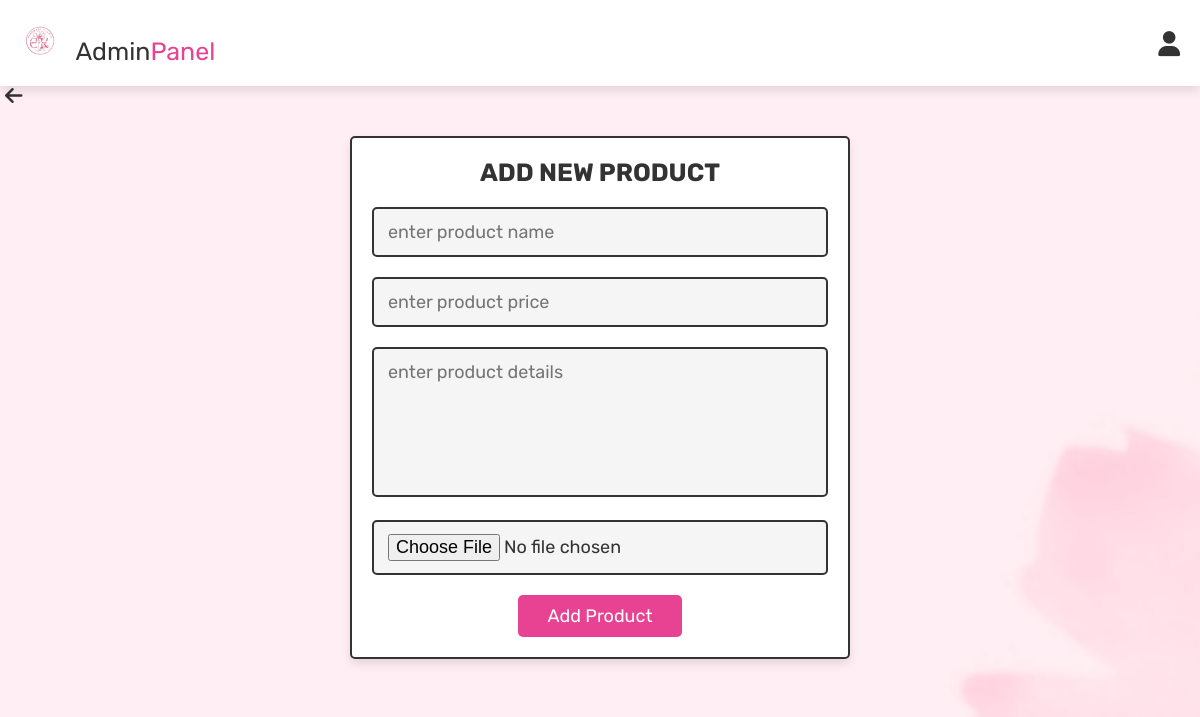
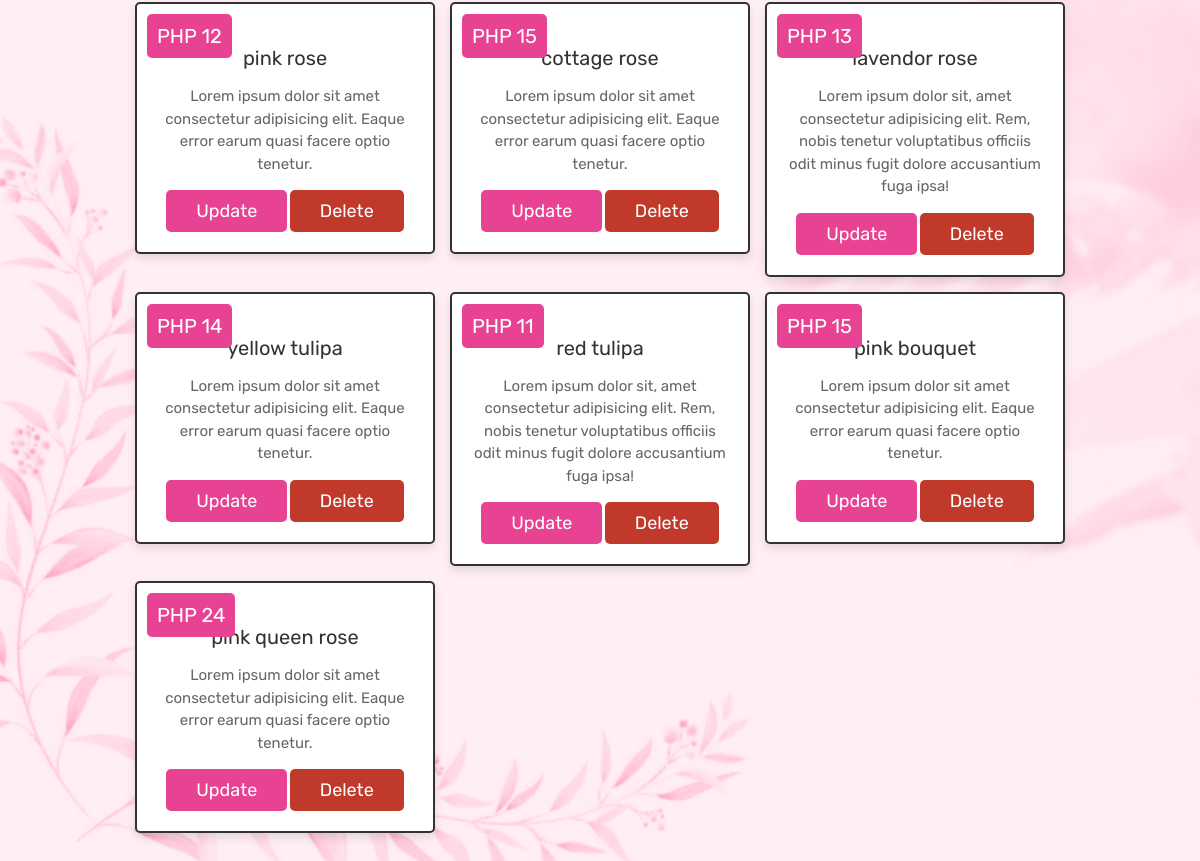
/admin_products.php (signed in), run on an earlier commit of the app's database (2 pictures, top to bottom).
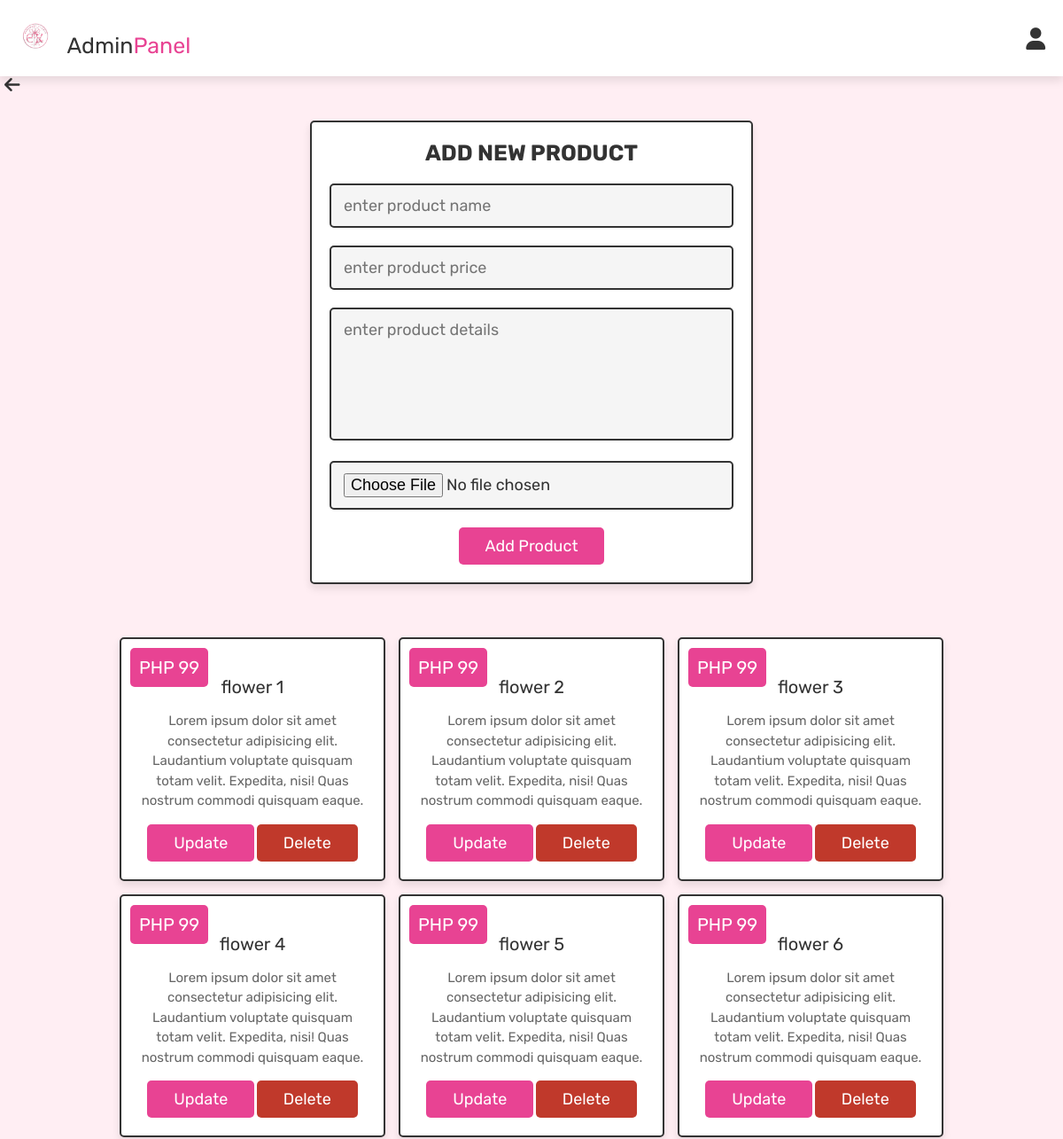
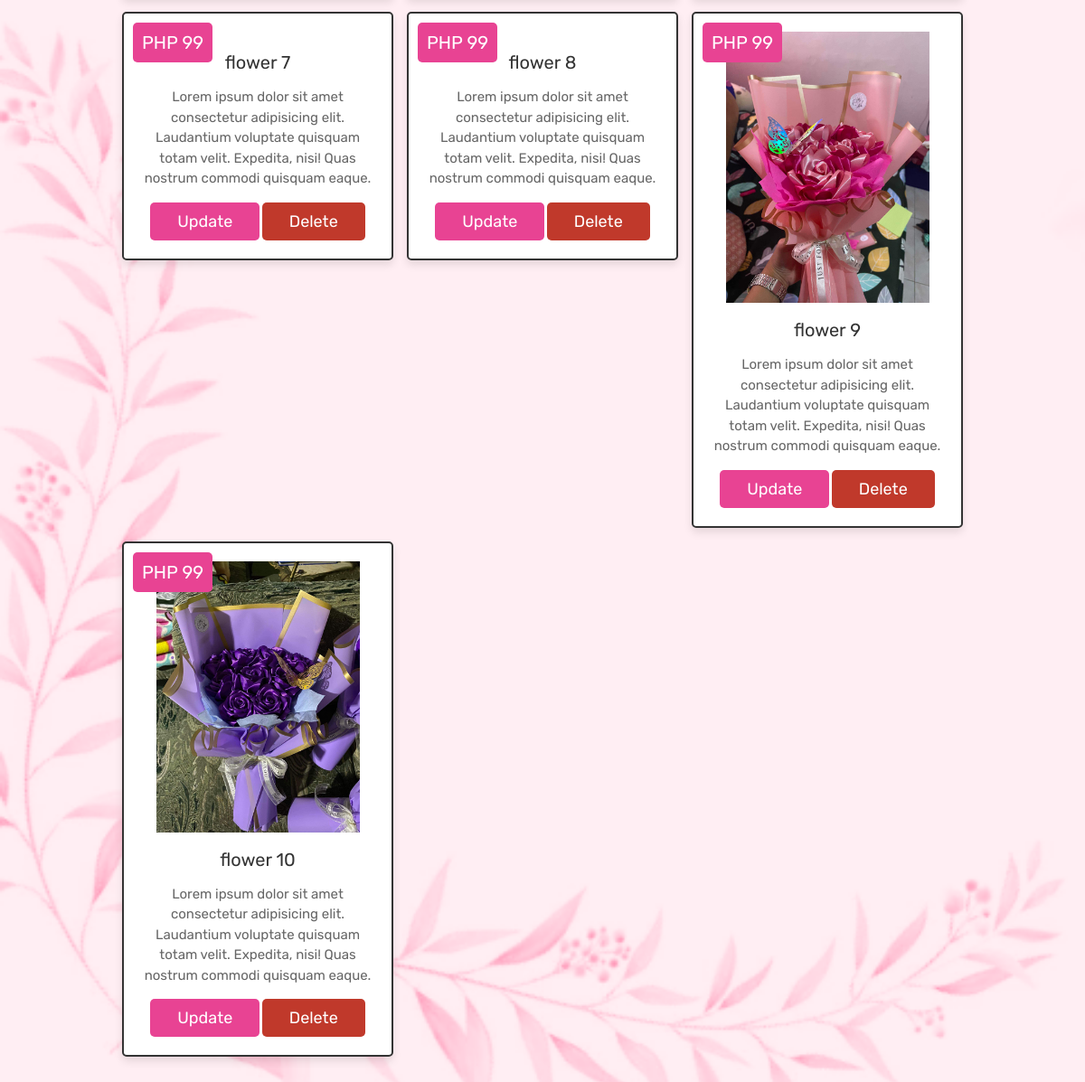
And on a later commit of the database (2 pictures, top to bottom).
### tables this page shows
CREATE TABLE `products` (
  `id` int(100) NOT NULL,
  `name` varchar(100) NOT NULL,
  `details` varchar(500) NOT NULL,
  `price` int(100) NOT NULL,
  `image` varchar(100) NOT NULL,
  `quantity` int(11) NOT NULL
);

### admin_products.php (the view, shortened to what this page needs)
<?php
@include 'config.php';
?>
<!DOCTYPE html>
<html lang="en">
<head>
   <link rel="stylesheet" href="https://cdnjs.cloudflare.com/ajax/libs/font-awesome/6.0.0/css/all.min.css">
   <link rel="stylesheet" href="./css/admin_style.css" />
</head>
<body>
   <?php @include 'admin_header.php'; ?>
   <a href="admin_page.php" class="navlink">
      <i class="fas fa-arrow-left"></i>
   </a>
   <section class="add-products">
      <form action="" method="POST" enctype="multipart/form-data">
         <h3>add new product</h3>
         <input type="text" class="box" required placeholder="enter product name" name="name">
         <input type="number" min="0" class="box" required placeholder="enter product price" name="price">
         <textarea name="details" class="box" required placeholder="enter product details" cols="30"
            rows="10"></textarea>
         <input type="file" accept="image/jpg, image/jpeg, image/png" required class="box" name="image">
         <input type="submit" value="add product" name="add_product" class="btn">
      </form>
   </section>
   <section class="show-products">
      <div class="box-container">
         <?php
         $select_products = mysqli_query($conn, "SELECT * FROM `products`") or die('query failed');
         if (mysqli_num_rows($select_products) > 0) {
            while ($fetch_products = mysqli_fetch_assoc($select_products)) {
               ?>
               <div class="box">
                  <div class="price">PHP <?php echo $fetch_products['price']; ?></div>
                  <img class="image" src="uploaded_img/<?php echo $fetch_products['image']; ?>" alt="">
                  <div class="name"><?php echo $fetch_products['name']; ?></div>
                  <div class="details"><?php echo $fetch_products['details']; ?></div>
                  <a href="admin_update_product.php?update=<?php echo $fetch_products['id']; ?>" class="option-btn">update</a>
                  <a href="admin_products.php?delete=<?php echo $fetch_products['id']; ?>" class="delete-btn"
                     onclick="return confirm('delete this product?');">delete</a>
               </div>
               <?php
            }
         } else {
            echo '<p class="empty">no products added yet!</p>';
         }
         ?>
      </div>
   </section>
</body>
</html>

What changed in the data, as far as the page shows it:
removed products: price "12", name "pink rose", details "Lorem ipsum dolor sit amet consectetur adipisicing elit. Eaque error earum quasi facere optio tenetur."
removed products: price "15", name "cottage rose", details "Lorem ipsum dolor sit amet consectetur adipisicing elit. Eaque error earum quasi facere optio tenetur."
removed products: price "13", name "lavendor rose", details "Lorem ipsum dolor sit, amet consectetur adipisicing elit. Rem, nobis tenetur voluptatibus officiis odit minus fugit dolore accusantium fuga ipsa!"
removed products: price "14", name "yellow tulipa", details "Lorem ipsum dolor sit amet consectetur adipisicing elit. Eaque error earum quasi facere optio tenetur."
removed products: price "11", name "red tulipa", details "Lorem ipsum dolor sit, amet consectetur adipisicing elit. Rem, nobis tenetur voluptatibus officiis odit minus fugit dolore accusantium fuga ipsa!"
removed products: price "15", name "pink bouquet", details "Lorem ipsum dolor sit amet consectetur adipisicing elit. Eaque error earum quasi facere optio tenetur."
removed products: price "24", name "pink queen rose", details "Lorem ipsum dolor sit amet consectetur adipisicing elit. Eaque error earum quasi facere optio tenetur."
added products: price "99", name "flower 1", details "Lorem ipsum dolor sit amet consectetur adipisicing elit. Laudantium voluptate quisquam totam velit. Expedita, nisi! Quas nostrum commodi quisquam eaque."
added products: price "99", name "flower 2", details "Lorem ipsum dolor sit amet consectetur adipisicing elit. Laudantium voluptate quisquam totam velit. Expedita, nisi! Quas nostrum commodi quisquam eaque."
added products: price "99", name "flower 3", details "Lorem ipsum dolor sit amet consectetur adipisicing elit. Laudantium voluptate quisquam totam velit. Expedita, nisi! Quas nostrum commodi quisquam eaque."
added products: price "99", name "flower 4", details "Lorem ipsum dolor sit amet consectetur adipisicing elit. Laudantium voluptate quisquam totam velit. Expedita, nisi! Quas nostrum commodi quisquam eaque."
added products: price "99", name "flower 5", details "Lorem ipsum dolor sit amet consectetur adipisicing elit. Laudantium voluptate quisquam totam velit. Expedita, nisi! Quas nostrum commodi quisquam eaque."
added products: price "99", name "flower 6", details "Lorem ipsum dolor sit amet consectetur adipisicing elit. Laudantium voluptate quisquam totam velit. Expedita, nisi! Quas nostrum commodi quisquam eaque."
added products: price "99", name "flower 7", details "Lorem ipsum dolor sit amet consectetur adipisicing elit. Laudantium voluptate quisquam totam velit. Expedita, nisi! Quas nostrum commodi quisquam eaque."
added products: price "99", name "flower 8", details "Lorem ipsum dolor sit amet consectetur adipisicing elit. Laudantium voluptate quisquam totam velit. Expedita, nisi! Quas nostrum commodi quisquam eaque."
added products: price "99", image (picture), name "flower 9", details "Lorem ipsum dolor sit amet consectetur adipisicing elit. Laudantium voluptate quisquam totam velit. Expedita, nisi! Quas nostrum commodi quisquam eaque."
added products: price "99", image (picture), name "flower 10", details "Lorem ipsum dolor sit amet consectetur adipisicing elit. Laudantium voluptate quisquam totam velit. Expedita, nisi! Quas nostrum commodi quisquam eaque."
